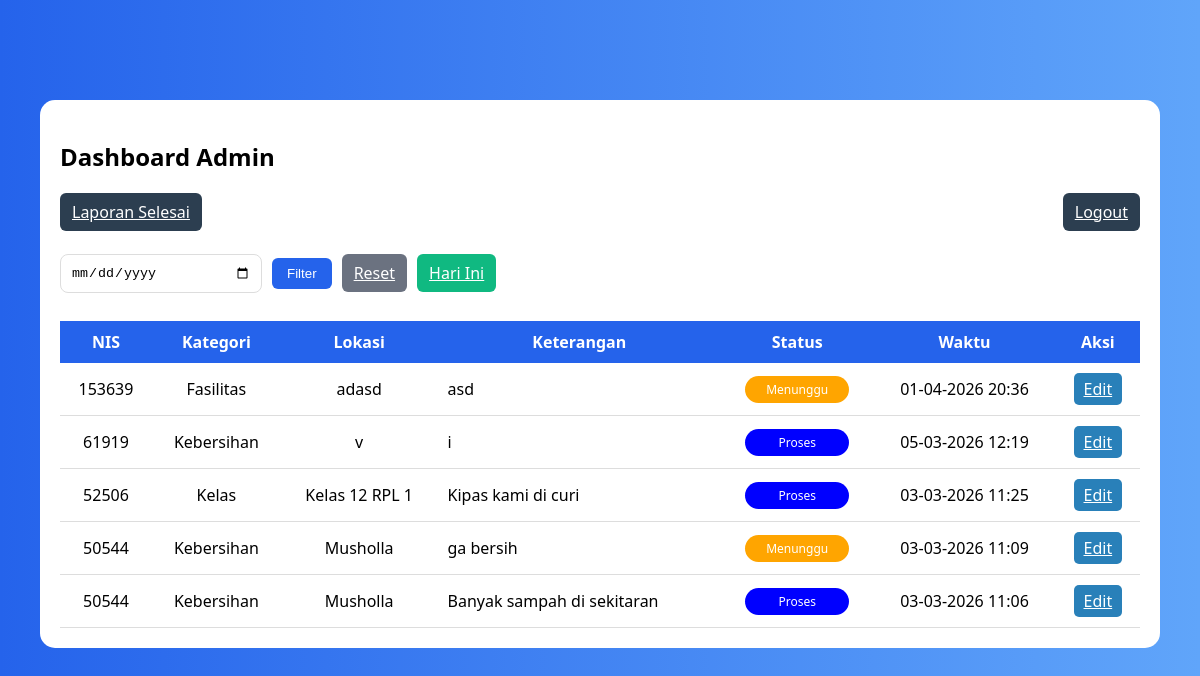
The app's page /dashboard.php (signed in) with its own data.
### tables this page shows
CREATE TABLE `input_aspirasi` (
  `id_pelaporan` int(5) NOT NULL,
  `nis` int(10) NOT NULL,
  `id_kategori` int(11) NOT NULL,
  `lokasi` varchar(50) NOT NULL,
  `ket` varchar(50) NOT NULL,
  `tanggal` datetime DEFAULT current_timestamp()
);

CREATE TABLE `siswa` (
  `nis` int(11) NOT NULL,
  `kelas` varchar(10) NOT NULL,
  `nama` varchar(100) DEFAULT NULL
);

CREATE TABLE `kategori` (
  `id_kategori` int(11) NOT NULL,
  `ket_kategori` varchar(30) NOT NULL
);

CREATE TABLE `aspirasi` (
  `id_aspirasi` int(11) NOT NULL,
  `status` enum('Menunggu','Proses','Selesai') NOT NULL,
  `id_pelaporan` int(11) NOT NULL,
  `feedback` text NOT NULL
);

### dashboard.php (the view, shortened to what this page needs)
<?php
include "db.php";
if(isset($_GET['tanggal']) && $_GET['tanggal'] != ''){
    $tgl = $_GET['tanggal'];
    $query = mysqli_query($conn, "
    SELECT * FROM input_aspirasi
    JOIN siswa ON input_aspirasi.nis = siswa.nis
    JOIN kategori ON input_aspirasi.id_kategori = kategori.id_kategori
    JOIN aspirasi ON input_aspirasi.id_pelaporan = aspirasi.id_pelaporan
    WHERE DATE(input_aspirasi.tanggal) = '$tgl'
    AND aspirasi.status != 'Selesai'
    ORDER BY input_aspirasi.tanggal DESC
    ");
}else{
    $query = mysqli_query($conn, "
    SELECT * FROM input_aspirasi
    JOIN siswa ON input_aspirasi.nis = siswa.nis
    JOIN kategori ON input_aspirasi.id_kategori = kategori.id_kategori
    JOIN aspirasi ON input_aspirasi.id_pelaporan = aspirasi.id_pelaporan
    WHERE aspirasi.status != 'Selesai'
    ORDER BY input_aspirasi.tanggal DESC
    ");
}
?>
<!DOCTYPE html>
<html>
<head>
<link rel="stylesheet" href="style.css">
</head>
<body>
<div class="container">
<h2>Dashboard Admin</h2>
<div class="top-bar">
    <a href="selesai.php" class="btn-back">Laporan Selesai</a>
    <a href="logout.php" class="btn-back">Logout</a>
</div>
<form method="GET" class="filter-box">
    <div class="filter-group">
        <input type="date" name="tanggal" value="<?= isset($_GET['tanggal']) ? $_GET['tanggal'] : '' ?>">
        <button type="submit" class="btn-filter">Filter</button>
        <a href="dashboard.php" class="btn-reset">Reset</a>
        <a href="?tanggal=<?= date('Y-m-d') ?>" class="btn-today">Hari Ini</a>
    </div>
</form>
<table class="table">
<tr>
    <th>NIS</th>
    <th>Kategori</th>
    <th>Lokasi</th>
    <th>Keterangan</th>
    <th>Status</th>
    <th>Waktu</th>
    <th>Aksi</th>
</tr>
<?php while($data = mysqli_fetch_array($query)) { ?>
<tr class="klik-row" onclick="window.location='detail.php?id=<?= $data['id_pelaporan']; ?>'">
    <td><?= $data['nis']; ?></td>
    <td><?= $data['ket_kategori']; ?></td>
    <td><?= $data['lokasi']; ?></td>
    <td><?= $data['ket']; ?></td>
    <td>
        <span class="badge <?= $data['status']; ?>">
            <?= $data['status']; ?>
        </span>
    </td>
    <td><?= date('d-m-Y H:i', strtotime($data['tanggal'])); ?></td>
    <td>
        <a href="edit.php?id=<?= $data['id_pelaporan']; ?>"
           class="btn-edit"
           onclick="event.stopPropagation();">
           Edit
        </a>
    </td>
</tr>
<?php } ?>
</table>
</div>
</body>
</html>

### style.css (style rules this page uses)
body { font-family: 'Segoe UI', sans-serif; margin: 0; background: linear-gradient(to right, #2563eb, #60a5fa); }
input, textarea, select { width: 100%; padding: 10px; margin: 8px 0; border-radius: 8px; border: 1px solid #ddd; }
button { width: 100%; padding: 10px; background: #2563eb; color: white; border: none; border-radius: 8px; cursor: pointer; }
.container { width: 90%; margin: 30px auto; background: white; padding: 20px; border-radius: 15px; }
.table { width: 100%; border-collapse: collapse; }
.table th { background: #2563eb; color: white; padding: 10px; }
.table td { padding: 10px; border-bottom: 1px solid #ddd; }
.badge { padding: 5px 10px; border-radius: 20px; color: white; font-size: 12px; }
.badge.Menunggu { background: orange; }
.badge.Proses { background: blue; }
.btn-back { background: #2c3e50; color: white; padding: 8px 12px; border-radius: 5px; }
.btn-edit { background: #2980b9; color: white; padding: 5px 10px; border-radius: 5px; }
.klik-row { cursor: pointer; }
.filter-box { margin-bottom: 15px; }
.filter-box { margin-bottom: 20px; }
.filter-group { display: flex; align-items: center; gap: 10px; flex-wrap: wrap; }
.filter-group input { width: 180px; }
.btn-filter { background: #2563eb; padding: 8px 15px; border-radius: 6px; color: white; border: none; cursor: pointer; width: auto; }
.btn-reset { background: #6b7280; padding: 8px 12px; border-radius: 6px; color: white; }
.btn-today { background: #10b981; padding: 8px 12px; border-radius: 6px; color: white; }
.top-bar { display: flex; justify-content: space-between; margin-bottom: 15px; }
.btn-back { background: #2c3e50; padding: 8px 12px; border-radius: 6px; color: white; }
.container { max-width: 1100px; margin: 30px auto; overflow-x: auto; }
.container { max-width: 1200px; margin: 30px auto; overflow-x: auto; }
.table { width: 100%; }
.table td, .table th { padding: 10px; text-align: center; white-space: nowrap; }
.table td:nth-child(4) { white-space: normal; max-width: 300px; text-align: left; }
.badge { display: inline-block; padding: 5px 12px; border-radius: 20px; white-space: nowrap; }
.table td, .table th { word-wrap: break-word; white-space: normal; text-align: center; }
.table td:nth-child(4) { text-align: left; max-width: 250px; }
.badge { display: inline-block; min-width: 80px; text-align: center; }
.btn-edit { display: inline-block; }
body { margin: 0; padding-top: 70px; }

### records on screen
input_aspirasi: nis.nis "153639", id_kategori.ket_kategori "Fasilitas", lokasi "adasd", ket "asd", aspirasi.status "Menunggu", tanggal "01-04-2026 20:36"
input_aspirasi: nis.nis "61919", id_kategori.ket_kategori "Kebersihan", lokasi "v", ket "i", aspirasi.status "Proses", tanggal "05-03-2026 12:19"
input_aspirasi: nis.nis "52506", id_kategori.ket_kategori "Kelas", lokasi "Kelas 12 RPL 1", ket "Kipas kami di curi", aspirasi.status "Proses", tanggal "03-03-2026 11:25"
input_aspirasi: nis.nis "50544", id_kategori.ket_kategori "Kebersihan", lokasi "Musholla", ket "ga bersih", aspirasi.status "Menunggu", tanggal "03-03-2026 11:09"
input_aspirasi: nis.nis "50544", id_kategori.ket_kategori "Kebersihan", lokasi "Musholla", ket "Banyak sampah di sekitaran", aspirasi.status "Proses", tanggal "03-03-2026 11:06"
